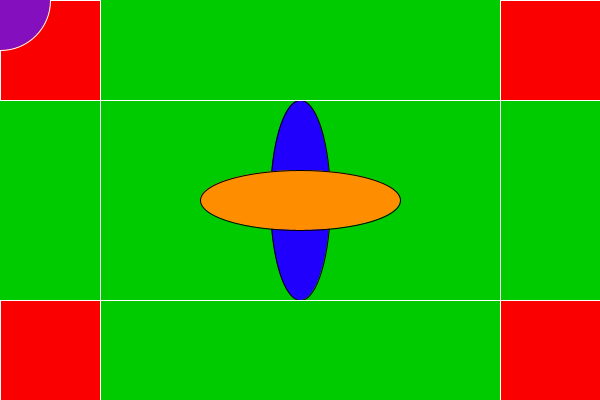
Frame 1 (no input)
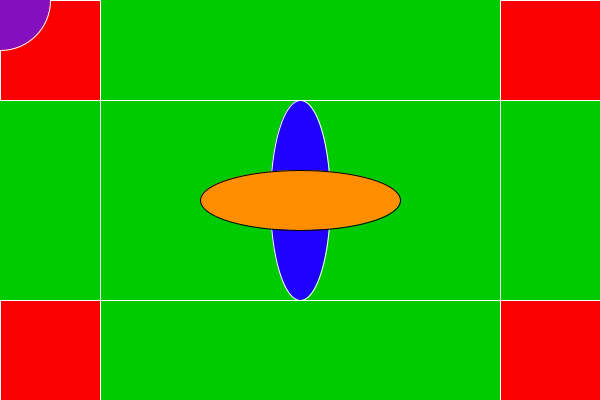
Frame 60 (the mouse pressed at the canvas centre just before this capture)
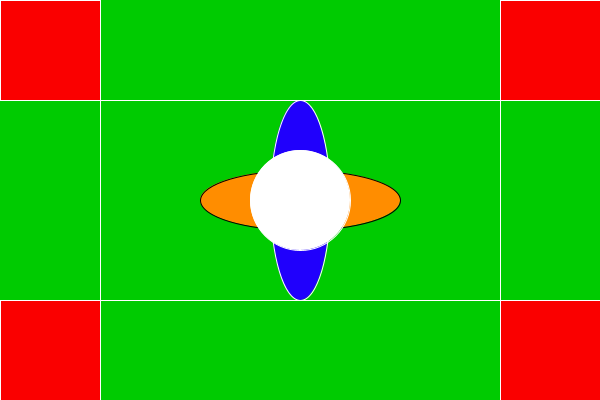
Frame 120 (the mouse held since frame 60 and released just before this capture)

The Processing sketch that drew these frames (run headless with seeded random() and noise(); from frame 60 on, the mouse is pressed at the canvas centre):

// Processing sketch: processing_186494
// ── processing_186494.pde

void setup(){
  size(600,400);
  
}


void draw(){
  background(#00CB01);
  fill(#2000FC);
  ellipse(300,200,60,200);
  stroke(0);
  fill(#FF8D00);
  ellipse(300,200,200,60);
  stroke(255);
  fill(#FA0000);
  line(100,100,100,300);
  line(500,100,500,300);
  line(100,300,500,300);
  line(100,100,500,100);
  quad(0,0,100,0,100,100,0,100);
  quad(0,300,100,300,100,400,0,400);
  quad(500,0,500,100,600,100,600,0);
  quad(500,300,500,400,600,400,600,300);
  
  if (mousePressed) {
    println("butts");
    fill(255);
    ellipse(mouseX,mouseY,100,100);
  }
  else {
    fill(#840FBF);
    ellipse(mouseX,mouseY,100,100);
  }}
